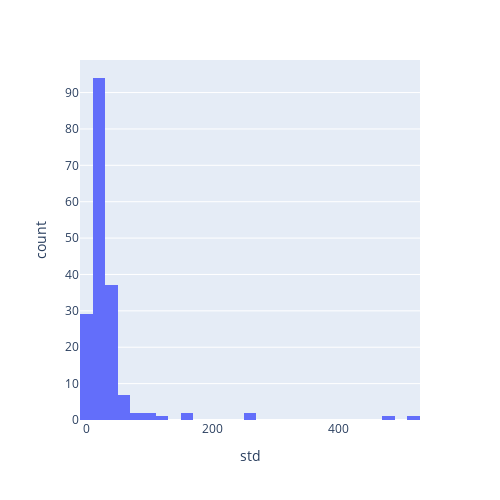

Notebook code cell kept with this figure:
### Code cell
# Figure S5. Standard deviation (std) between three runs of SMARTpy using NSTEP=50.

df_50_1 = pd.read_excel('NSTEP_50_1/SMART_pyvista.xlsx')
df_50_2 = pd.read_excel('NSTEP_50_2/SMART_pyvista.xlsx')
df_50_3 = pd.read_excel('NSTEP_50_3/SMART_pyvista.xlsx')

df_50 = df_50_1.merge(df_50_2, on='Name', suffixes=['_1', '_2'])
df_50 = df_50.merge(df_50_3, on='Name')
df_50['std'] = df_50[['pyVista_delaunay_VOL_cavity_1','pyVista_delaunay_VOL_cavity_2', 'pyVista_delaunay_VOL_cavity']].std(axis=1)

print(df_50['std'].mean())

plt = 'std'
fig = px.histogram(df_100, x=plt)
fig.update_layout(height=500,width=500)
fig.show()

### Figure 1 — Plotly figure (JSON) as saved in the notebook; plotly's stock layout.template omitted (floating-point values rounded to 4 significant figures; data arrays with more than 128 entries replaced by an {"elided": "..."} marker saying what was removed)
{"data": [{"alignmentgroup": "True", "bingroup": "x", "hovertemplate": "std=%{x}<br>count=%{y}<extra></extra>", "legendgroup": "", "marker": {"color": "#636efa", "pattern": {"shape": ""}}, "name": "", "offsetgroup": "", "orientation": "v", "showlegend": false, "type": "histogram", "x": {"elided": "178 float values"}, "xaxis": "x", "yaxis": "y"}], "layout": {"barmode": "relative", "height": 500, "legend": {"tracegroupgap": 0}, "margin": {"t": 60}, "width": 500, "xaxis": {"anchor": "y", "autorange": true, "domain": [0, 1], "range": [-10, 530], "title": {"text": "std"}, "type": "linear"}, "yaxis": {"anchor": "x", "autorange": true, "domain": [0, 1], "range": [0, 98.95], "title": {"text": "count"}}}}
